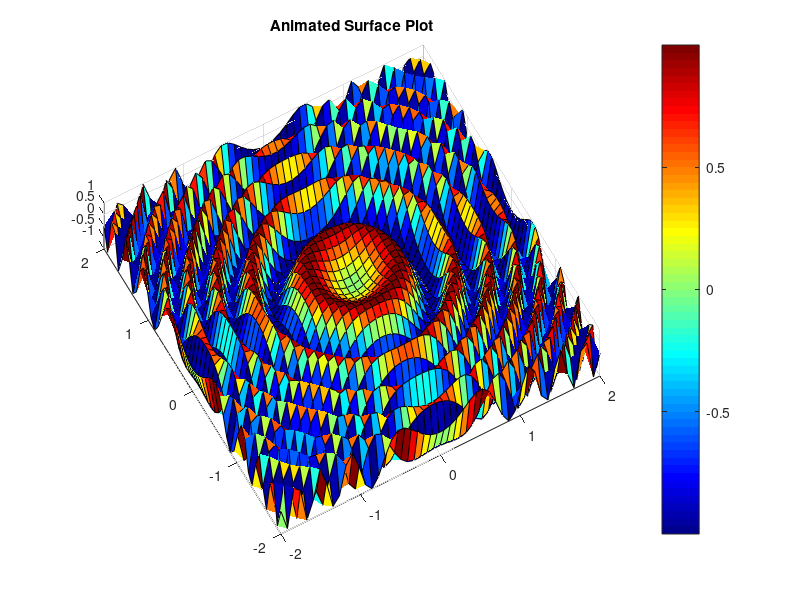

The MATLAB source for this figure:
%=============================================================================
% Copyright (c) 2016-present Allan CORNET (Nelson)
%=============================================================================
% This file is part of the Nelson.
%=============================================================================
% LICENCE_BLOCK_BEGIN
% SPDX-License-Identifier: LGPL-3.0-or-later
% LICENCE_BLOCK_END
%=============================================================================
% <--ADV-CLI MODE-->
%=============================================================================
f = figure();
[x, y, z] = peaks();
hs = surf (x,y,z);
axis manual
nframes = 50;
mov(nframes) = struct ("cdata", [], "colormap", []);
for ii = 1:nframes
  set (hs, "ZData", z * sin (2*pi*ii/nframes));
  mov(ii) = getframe (f);
end
clf ();
movie (mov, 3, 25);
%=============================================================================
f = figure('Visible', 'off');
axis manual
[X, Y] = meshgrid(linspace(-2, 2, 50)); % Create mesh grid
Z = sin(2 * pi * (X.^2 + Y.^2)); % Initial surface data
h = surf(X, Y, Z); % Plot initial surface
colormap(jet);
colorbar;
title('Animated Surface Plot');

% Number of frames
nFrames = 50;
frames(nFrames) = struct('cdata', [], 'colormap', []);
view([-29    82])
% Animation loop
for k = 1:nFrames
    % Update surface data
    Z = sin(2 * pi * (X.^2 + Y.^2) + 2 * pi * k / nFrames);
    set(h, 'ZData', Z);
    
    % Capture the frame
    frames(k) = getframe(f);
end
close(f);

figure();
movie(frames, 5)
%=============================================================================
